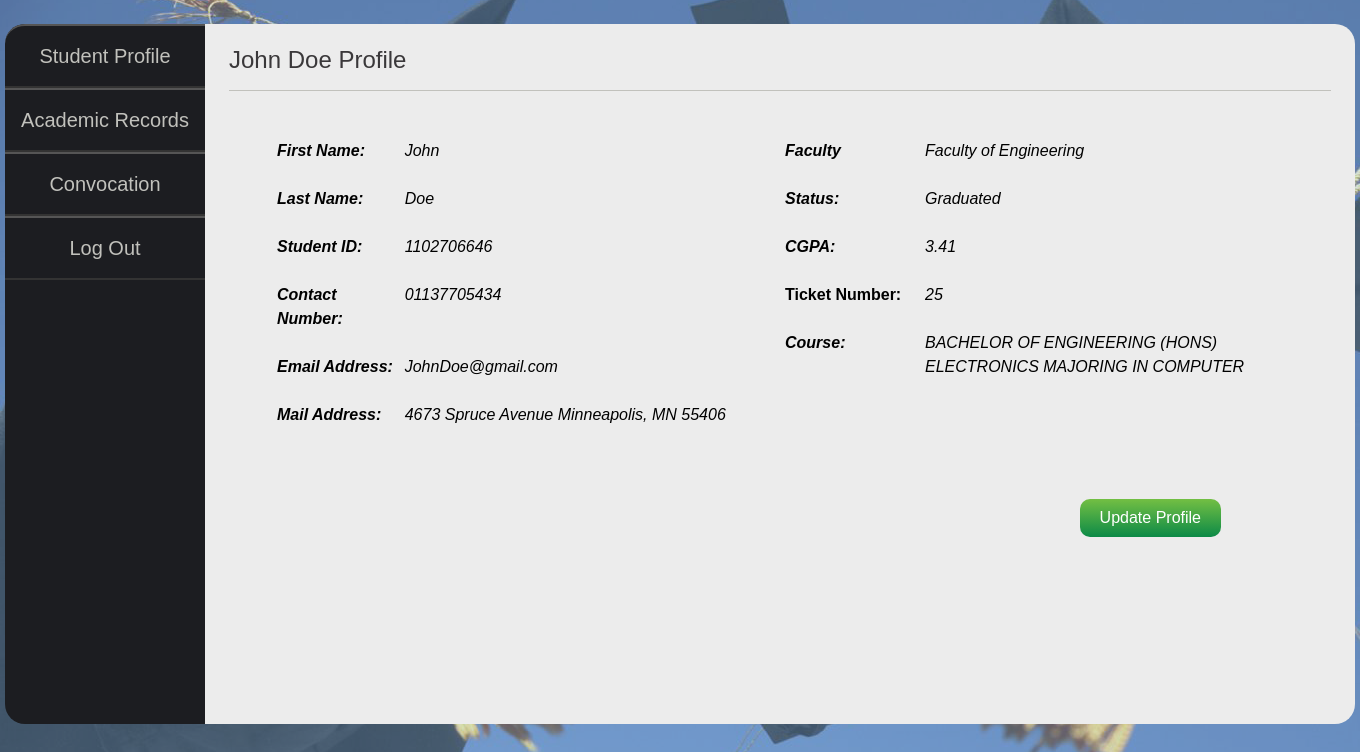
/student_profile.php?id=1102706646 (signed in), run on the app's committed database.
### tables this page shows
CREATE TABLE `student` (
  `first_name` varchar(255) NOT NULL,
  `last_name` varchar(255) NOT NULL,
  `student_id` int(10) NOT NULL,
  `username` int(10) NOT NULL,
  `password` varchar(128) NOT NULL,
  `faculty` varchar(50) NOT NULL,
  `course_code` varchar(20) NOT NULL,
  `status` varchar(50) NOT NULL,
  `contact_number` varchar(11) DEFAULT NULL,
  `mail_address` text,
  `email_address` varchar(255) DEFAULT NULL,
  `cgpa` float DEFAULT NULL,
  `ticket_id` int(11) DEFAULT NULL
);

CREATE TABLE `course` (
  `course_code` varchar(20) NOT NULL,
  `course_name` varchar(255) NOT NULL,
  `total_credit_hours` int(3) NOT NULL
);

### includes/functions.php (called while the page is built, shortened)
<?php
	function view($data){
		include("views/layout.php");
	}
?>

### public/student_profile.php (called while the page is built, shortened)
<?php
	require_once("../includes/db_connection.php");
	require_once("../includes/db_functions.php");
 	require_once("../includes/functions.php");
	$student = get_student_by_id($_GET["id"],$conn);
	$student = mysqli_fetch_assoc($student);
	$data = array(
		'view' => 'student_profile',
		'page_title' => "Student Profile",
		'page_header' => $student["first_name"] . " " . $student["last_name"] . " Profile",
		'student' => $student
	);
 	view($data);
?>

### includes/db_functions.php (called while the page is built, shortened)
<?php
 	require_once("../includes/functions.php");
function get_student_by_ID($id,$conn){
		$query = "SELECT * FROM student ";
		$query .= "WHERE student_id LIKE '%{$id}%' ";
		$result = mysqli_query($conn,$query);
		return $result;
}
function get_courseName($courseCode,$conn) {
		$query = "SELECT course_name FROM course ";
		$query .= "WHERE course_code='$courseCode' ";
		$result = mysqli_query($conn,$query);
		$result = mysqli_fetch_assoc($result);
		return $result["course_name"];
}
?>

### public/views/student_profile.view.php (the view)
<div class="left">
	<table>
		<tr>
			<td class="caption"><p>First Name:</p></td>
			<td><p> <?php echo $student["first_name"] ?></p></td>
		</tr>
		<tr>
			<td class="caption"><p>Last Name:</p></td>
			<td><p> <?php echo $student["last_name"] ?></p></td>
		</tr>
		<tr>
			<td class="caption"><p>Student ID:</p></td>
			<td ><p> <?php echo $student["student_id"] ?></p></td>
		</tr>
		<tr>
			<td class="caption"><p>Contact Number:</p></td>
			<td><p> <?php echo $student["contact_number"] ?></p></td>
		</tr>
		<tr>
			<td class="caption"><p>Email Address:</p></td>
			<td><p> <?php echo $student["email_address"] ?></p></td>
		</tr>
		<tr>
			<td class="caption"><p>Mail Address:</p></td>
			<td><p> <?php echo $student["mail_address"] ?></p></td>
		</tr>
	</table>
</div>
<div class="left">
	<table>
		<tr>
			<td class="caption"><p>Faculty</p></td>
			<td><p> <?php echo $student["faculty"] ?></p></td>
		</tr>
		<tr>
			<td class="caption"><p>Status:</p></td>
			<td><p> <?php echo $student["status"] ?></p></td>
		</tr>
		<tr>
			<td class="caption"><p>CGPA:</p></td>
			<td><p> <?php echo $student["cgpa"] ?></p></td>
		</tr>
		<tr>
			<td class="caption"><p class="caption">Ticket Number:</p></td>
			<td ><p> <?php echo $student["ticket_id"] ?></p></td>
		</tr>
		<tr>
			<td class="caption"><p>Course:</p></td>
			<td><p> <?php echo get_courseName($student["course_code"],$conn) ?></p></td>
		</tr>
	</table>
	<form action="student_update_student_profile.php?id=<?php echo $student["student_id"] ?>" method="POST">
	  <button type="submit" name="Update">Update Profile</button>
	</form>
</div>

### public/css/styles.css (style rules this page uses)
body { font-size: 16px; font-family: Arial, Helvetica Neue, Helvetica, sans-serif; background-color: #4b6799; background: url(../img/caps01.png) left repeat; }

### public/css/student_profile.css (style rules this page uses)
div.left { margin-top:24px;margin-left:48px;width:460px;float:left }
table td { width:370px;padding-bottom:24px }
.caption { width:140px;font-weight:700;font-style:normal }
p { font-style:italic }
button { background:#73BF43;background-image:-webkit-linear-gradient(top, #73bf43, #0c8a47);background-image:-moz-linear-gradient(top, #73bf43, #0c8a47);background-image:-ms-linear-gradient(top, #73bf43, #0c8a47);background-image:-o-linear-gradient(top, #73bf43, #0c8a47);background-image:linear-gradient(to bottom, #73bf43, #0c8a47);-webkit-border-radius:20;-moz-border-radius:20;border-radius:10px;font-family:Arial;color:#fff;font-size:16px;padding:10px 20px 10px 20px;text-decoration:none;border:0;float:right;cursor:pointer;margin-top:96px;margin-right:24px }

### data on the page
student: first_name "John", last_name "Doe", student_id "1102706646", contact_number "01137705434", email_address "JohnDoe@gmail.com", mail_address "4673 Spruce Avenue Minneapolis, MN 55406", faculty "Faculty of Engineering", status "Graduated", cgpa "3.41", ticket "25", course_code.course_name "BACHELOR OF ENGINEERING (HONS) ELECTRONICS MAJORING IN COMPUTER"

### other printed values
$page_header "John Doe Profile"
